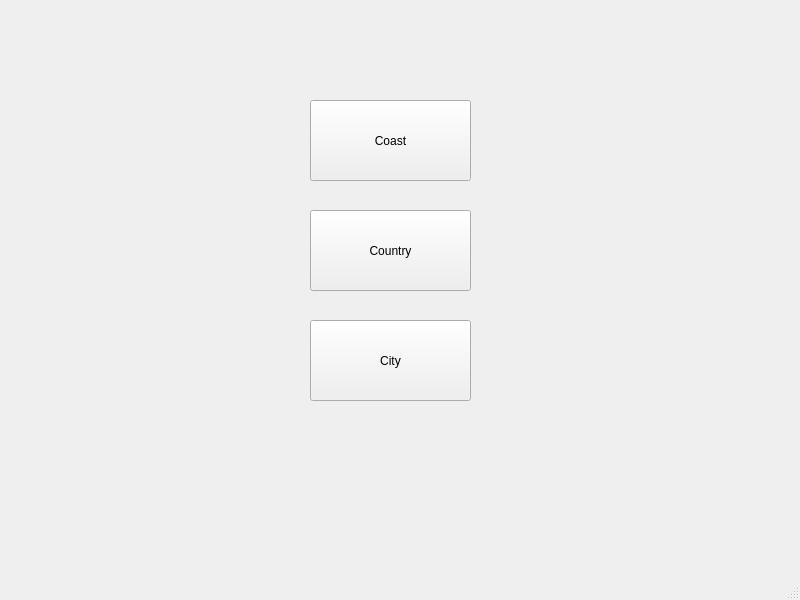
<?xml version="1.0" encoding="UTF-8"?>
<ui version="4.0">
 <class>MainWindow</class>
 <widget class="QMainWindow" name="MainWindow">
  <property name="geometry">
   <rect>
    <x>0</x>
    <y>0</y>
    <width>800</width>
    <height>600</height>
   </rect>
  </property>
  <property name="windowTitle">
   <string>MainWindow</string>
  </property>
  <widget class="QWidget" name="centralwidget">
   <widget class="QPushButton" name="CoastEntry">
    <property name="geometry">
     <rect>
      <x>310</x>
      <y>100</y>
      <width>161</width>
      <height>81</height>
     </rect>
    </property>
    <property name="text">
     <string>Coast</string>
    </property>
   </widget>
   <widget class="QPushButton" name="Country">
    <property name="geometry">
     <rect>
      <x>310</x>
      <y>210</y>
      <width>161</width>
      <height>81</height>
     </rect>
    </property>
    <property name="text">
     <string>Country</string>
    </property>
   </widget>
   <widget class="QPushButton" name="City">
    <property name="geometry">
     <rect>
      <x>310</x>
      <y>320</y>
      <width>161</width>
      <height>81</height>
     </rect>
    </property>
    <property name="text">
     <string>City</string>
    </property>
   </widget>
  </widget>
  <widget class="QMenuBar" name="menubar">
   <property name="geometry">
    <rect>
     <x>0</x>
     <y>0</y>
     <width>800</width>
     <height>23</height>
    </rect>
   </property>
  </widget>
  <widget class="QStatusBar" name="statusbar"/>
 </widget>
 <resources/>
 <connections/>
</ui>
